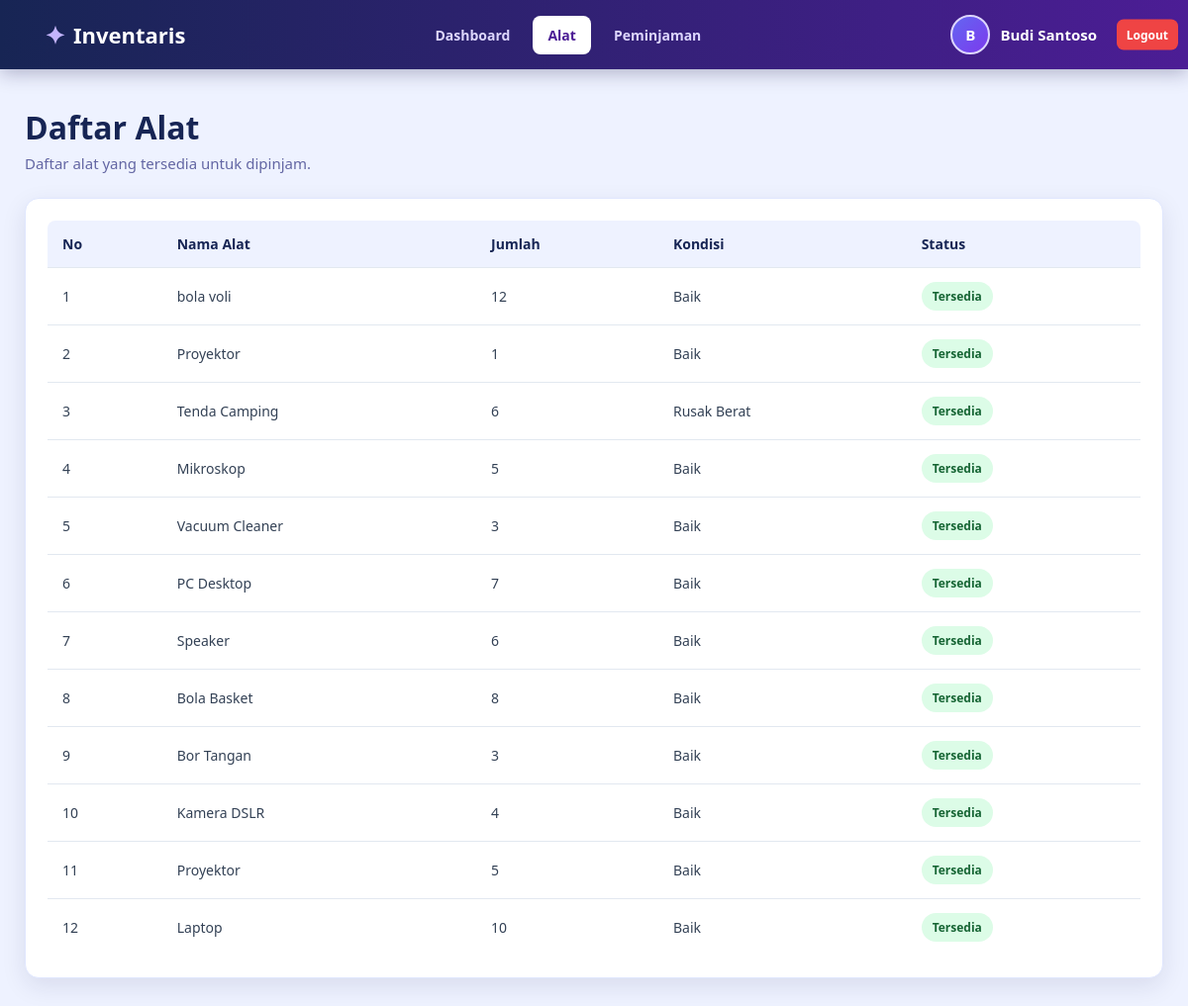
/view/v_alat_peminjam.php (signed in), run on an earlier commit of the app's database.
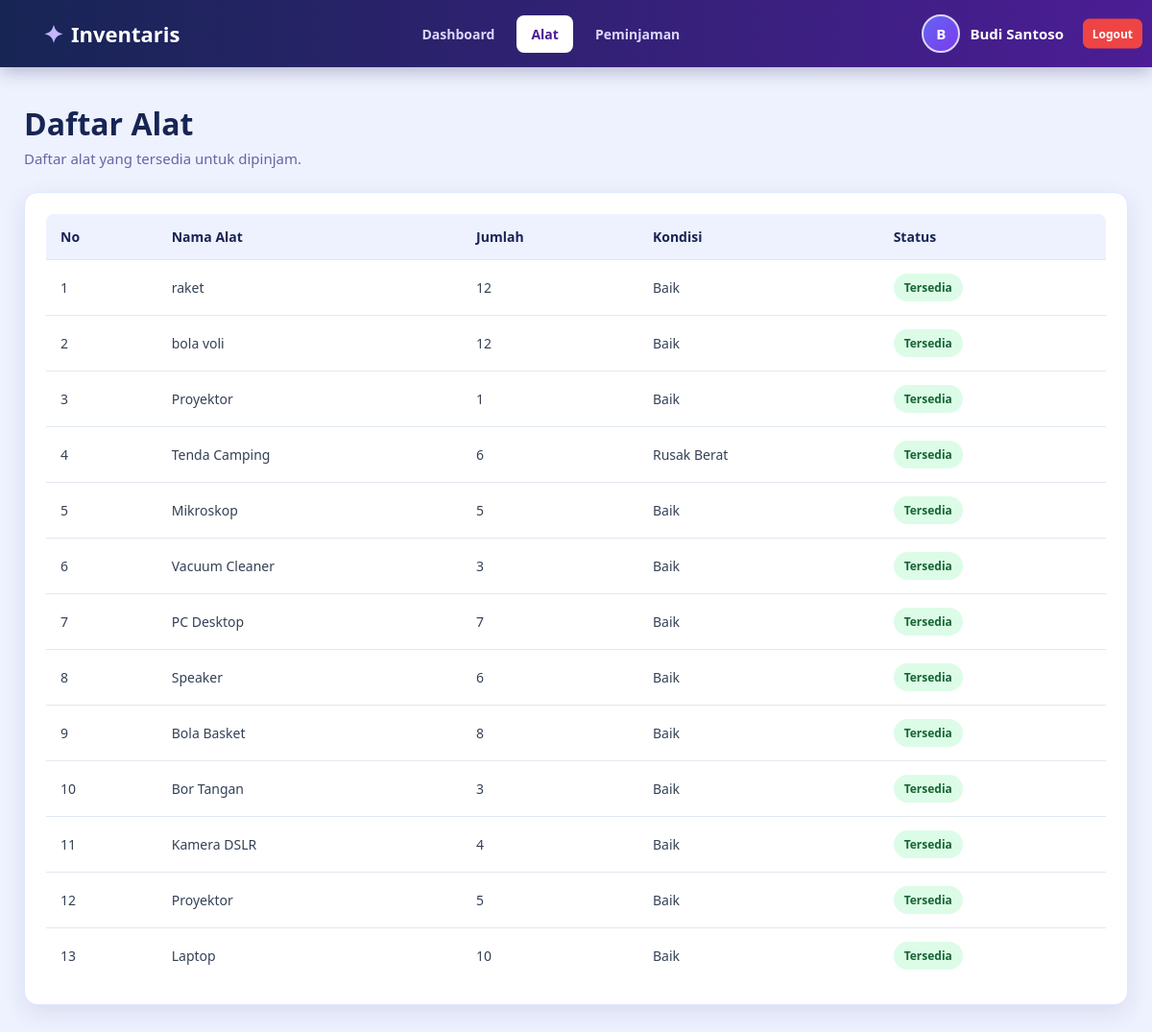
And on a later commit of the database.
### tables this page shows
CREATE TABLE `alat` (
  `id_alat` int(11) NOT NULL,
  `kode_alat` varchar(25) DEFAULT NULL,
  `nama_alat` varchar(25) NOT NULL,
  `id_kategori` int(11) DEFAULT NULL,
  `jumlah` int(11) NOT NULL DEFAULT 0,
  `kondisi` enum('Baik','Rusak Ringan','Rusak Berat') DEFAULT 'Baik',
  `lokasi` varchar(100) DEFAULT NULL,
  `keterangan` text DEFAULT NULL,
  `created_at` timestamp NOT NULL DEFAULT current_timestamp()
);

### model/m_alat.php (called while the page is built, shortened)
<?php
include_once "m_koneksi.php";
class Alat
{
    public function tampil()
    {
        global $koneksi;
        $db = $koneksi->koneksi;
        $query = "SELECT a.*, k.nama_kategori
                  FROM alat a
                  LEFT JOIN kategori_alat k ON a.id_kategori = k.id_kategori
                  ORDER BY a.id_alat DESC";
        $hasil = mysqli_query($db, $query);
        return $hasil;
    }
}
?>

### view/v_alat_peminjam.php (the view, shortened to what this page needs)
<?php
require_once __DIR__ . '/../model/m_alat.php';
$alat = new Alat();
$dataAlat = $alat->tampil();
?>
<!DOCTYPE html>
<html lang="id">
<head>
    <link rel="stylesheet" href="../asset/dashboard_peminjam.css">
</head>
<body>
<nav class="navbar">
    <div class="logo"><span>✦</span> Inventaris</div>
    <div class="nav-menu">
        <a href="v_dashboard_peminjam.php">Dashboard</a>
        <a href="v_alat_peminjam.php" class="active">Alat</a>
        <a href="v_peminjaman_peminjam.php">Peminjaman</a>
    </div>
    <div class="admin">
        <div class="avatar"><?= strtoupper(substr($_SESSION['username'] ?? 'P', 0, 1)); ?></div>
        <span><?= htmlspecialchars($_SESSION['nama'] ?? $_SESSION['username'] ?? 'Peminjam'); ?></span>
    </div>
    <a href="../controller/c_logout.php" class="logout-button" aria-label="Logout">Logout</a>
</nav>
<div class="content">
    <div class="header-content">
        <h1>Daftar Alat</h1>
        <p>Daftar alat yang tersedia untuk dipinjam.</p>
    </div>
    <div class="table-container">
        <table>
            <thead>
                <tr>
                    <th>No</th>
                    <th>Nama Alat</th>
                    <th>Jumlah</th>
                    <th>Kondisi</th>
                    <th>Status</th>
                </tr>
            </thead>
            <tbody>
            <?php if ($dataAlat && mysqli_num_rows($dataAlat) > 0): ?>
                <?php $no = 1; while ($row = mysqli_fetch_assoc($dataAlat)): ?>
                    <?php $jumlah = (int)($row['jumlah'] ?? 0); ?>
                    <tr>
                        <td><?= $no++; ?></td>
                        <td><?= htmlspecialchars($row['nama_alat'] ?? '-'); ?></td>
                        <td><?= $jumlah; ?></td>
                        <td><?= htmlspecialchars($row['kondisi'] ?? '-'); ?></td>
                        <td>
                            <?php if ($jumlah > 0): ?>
                                <span class="status tersedia">Tersedia</span>
                            <?php else: ?>
                                <span class="status habis">Tidak Tersedia</span>
                            <?php endif; ?>
                        </td>
                    </tr>
                <?php endwhile; ?>
            <?php else: ?>
                <tr><td colspan="6" class="empty">Belum ada data alat.</td></tr>
            <?php endif; ?>
            </tbody>
        </table>
    </div>
</div>
</body>
</html>

What changed in the data, as far as the page shows it:
added alat: nama_alat "raket", jumlah "12", kondisi "Baik", shows "Tersedia"
